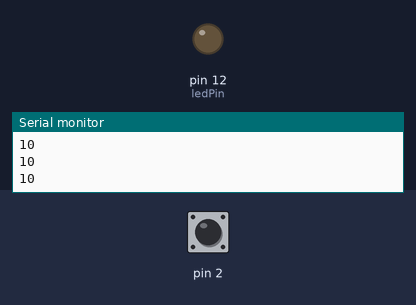
Simulated run of this sketch. Board: Arduino Uno, built with avr-gcc and run on an emulated ATmega328P. Shown: output pins drawn as LEDs (lit = HIGH), the last lines printed to the serial monitor. Inputs (shaded band) come from the test bench; at power-on: pin 2 HIGH.

Above: at 1.2 s.
1.3 s: pin 2 pulled LOW for 0.15 s
At 1.38 s:
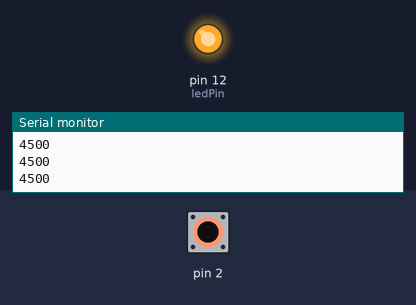
2.9 s: pin 2 pulled LOW for 3.2 s
At 7.5 s:
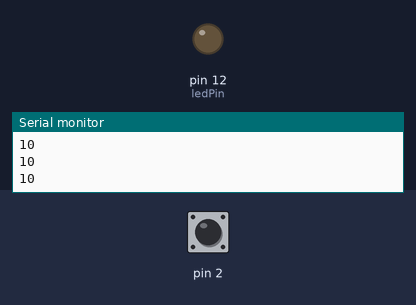
Timing chart, 0 to 9.0 s (numbered marks = the images above; inputs shaded):
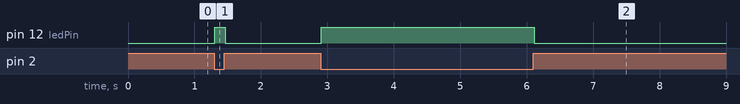

The sketch:

Program.ino
```cpp
#include <CapacitiveSensor.h>
CapacitiveSensor capSensor = CapacitiveSensor(4,2);

int threashold = 1000;
constexpr int ledPin = 12;

void setup() {
  Serial.begin(9600);
  pinMode(ledPin, OUTPUT);
}

void loop() {
  long sensorValue = capSensor.capacitiveSensor(30);
  Serial.println(sensorValue);

  if(sensorValue > threashold) {
    digitalWrite(ledPin, HIGH);
  } else {
    digitalWrite(ledPin, LOW);
  }
  delay(10);
}
```

Measured:
- after the input at 1.3 s, pin 12 (ledPin): LOW → HIGH at once, → LOW 0.16 s later
- after the input at 2.9 s, pin 12 (ledPin): LOW → HIGH at once, → LOW 3.2 s later
